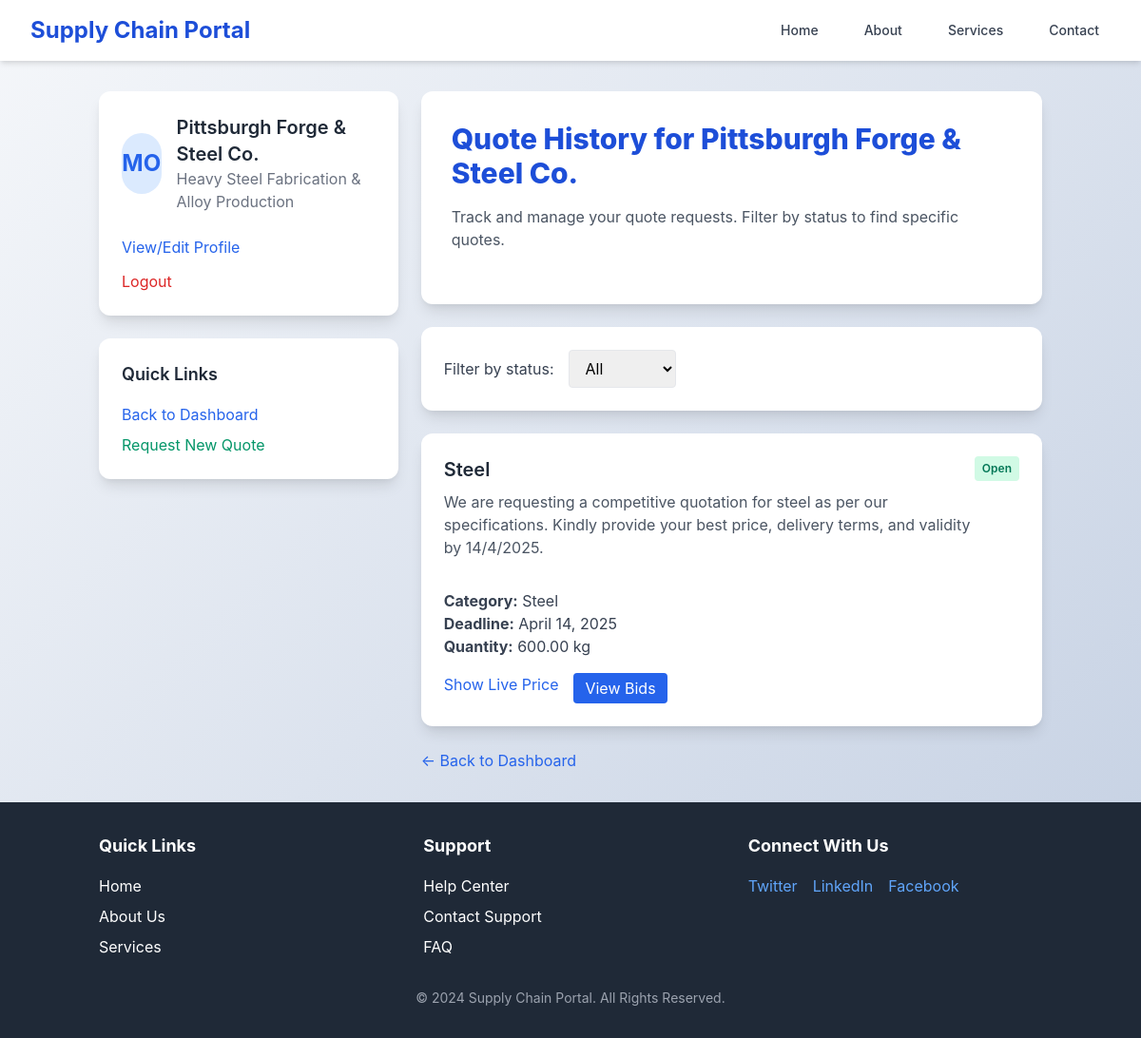
/manufacturer/quote-history/ (signed in), run on the app's committed database.
### manufacturer/models.py (models this page shows, shortened)
class Manufacturer(models.Model):
    user = models.OneToOneField(User, on_delete=models.CASCADE)
    first_name = models.CharField(max_length=100)
    last_name = models.CharField(max_length=100)
    company_name = models.CharField(max_length=200)
    address = models.CharField(max_length=255)
    city = models.CharField(max_length=100)
    state = models.CharField(max_length=100)
    business_type = models.CharField(max_length=100)
    website = models.URLField(blank=True)
    phone_number = models.CharField(max_length=20)
    key_products = models.TextField()

class QuoteRequest(models.Model):
    STATUS_CHOICES = [
        ('open', 'Open'),
        ('closed', 'Closed'),
        ('awarded', 'Awarded'),
        ('expired', 'Expired'),
    ]
    manufacturer = models.ForeignKey(Manufacturer, on_delete=models.CASCADE)
    product = models.CharField(max_length=200)
    category = models.CharField(max_length=100)
    description = models.TextField()
    deadline = models.DateField()
    quantity = models.DecimalField(max_digits=10, decimal_places=2)
    unit = models.CharField(max_length=20, blank=True)
    currency = models.CharField(max_length=3, blank=True)
    status = models.CharField(max_length=10, choices=STATUS_CHOICES, default='open')
    created_at = models.DateTimeField(auto_now_add=True)
    accepted_bid = models.ForeignKey('supplier.Bid', on_delete=models.SET_NULL, null=True, blank=True)
    def get_category_display(self):
        return self.category.replace('_', ' ').title()

### manufacturer/views.py (the view)
# urls.py: path('quote-history/', views.quote_history, name='manufacturer_quote_history'),
def quote_history(request):
    if not request.user.is_authenticated:
        return redirect('manufacturer_login')
    manufacturer = Manufacturer.objects.get(user=request.user)
    quotes = QuoteRequest.objects.filter(manufacturer=manufacturer).order_by('-created_at')
    status_filter = request.GET.get('status')
    if status_filter:
        quotes = quotes.filter(status=status_filter)
    return render(request, 'manufacturer/quote_history.html', {
        'manufacturer': manufacturer,
        'quotes': quotes
    })

### manufacturer/templates/manufacturer/quote_history.html (shortened to what this page needs)
<!DOCTYPE html>
<html lang="en">
<head>
    <link href="https://cdnjs.cloudflare.com/ajax/libs/tailwindcss/2.2.19/tailwind.min.css" rel="stylesheet">
</head>
<body class="min-h-screen flex flex-col bg-gray-50">
    <nav class="relative bg-white shadow-md">
        <div class="max-w-7xl mx-auto px-4 sm:px-6 lg:px-8">
            <div class="flex justify-between items-center h-16">
                <div class="flex items-center">
                    <h1 class="text-2xl font-bold text-blue-700">Supply Chain Portal</h1>
                </div>
                <div class="hidden md:flex space-x-6 nav-menu">
                    <a href="#" class="text-gray-700 hover:text-blue-600 px-3 py-2 text-sm font-medium">Home</a>
                    <a href="#" class="text-gray-700 hover:text-blue-600 px-3 py-2 text-sm font-medium">About</a>
                    <a href="#" class="text-gray-700 hover:text-blue-600 px-3 py-2 text-sm font-medium">Services</a>
                    <a href="#" class="text-gray-700 hover:text-blue-600 px-3 py-2 text-sm font-medium">Contact</a>
                </div>
            </div>
        </div>
    </nav>
    <main class="flex-grow container mx-auto px-4 py-8">
        <div class="grid md:grid-cols-3 gap-6">
            <div class="md:col-span-1 space-y-6">
                <div class="bg-white p-6 rounded-xl shadow-lg dashboard-card">
                    <div class="flex items-center space-x-4">
                        <div class="w-16 h-16 bg-blue-100 rounded-full flex items-center justify-center">
                            <span class="text-2xl font-bold text-blue-600">
                                {{ manufacturer.first_name.0 }}{{ manufacturer.last_name.0 }}
                            </span>
                        </div>
                        <div>
                            <h2 class="text-xl font-semibold text-gray-800">
                                {{ manufacturer.company_name }}
                            </h2>
                            <p class="text-gray-500">{{ manufacturer.business_type }}</p>
                        </div>
                    </div>
                    <div class="mt-6 space-y-3">
                        <a href="{% url 'manufacturer_profile' %}" class="block text-blue-600 hover:text-blue-800 action-link">
                            View/Edit Profile
                        </a>
                        <a href="{% url 'logout' %}" class="block text-red-600 hover:text-red-800 action-link">
                            Logout
                        </a>
                    </div>
                </div>
                <div class="bg-white p-6 rounded-xl shadow-lg dashboard-card">
                    <h3 class="text-lg font-semibold text-gray-800 mb-4">Quick Links</h3>
                    <div class="space-y-2">
                        <a href="{% url 'manufacturer_dashboard' %}" class="block text-blue-600 hover:text-blue-800 action-link">
                            Back to Dashboard
                        </a>
                        <a href="{% url 'manufacturer_request_quote' %}" class="block text-green-600 hover:text-green-800 action-link">
                            Request New Quote
                        </a>
                    </div>
                </div>
            </div>
            <div class="md:col-span-2 space-y-6">
                <div class="bg-white p-8 rounded-xl shadow-lg dashboard-card">
                    <h1 class="text-3xl font-extrabold text-blue-700 mb-4">
                        Quote History for {{ manufacturer.company_name }}
                    </h1>
                    <p class="text-gray-600 mb-6">
                        Track and manage your quote requests. Filter by status to find specific quotes.
                    </p>
                </div>
                <div class="bg-white p-6 rounded-xl shadow-lg dashboard-card">
                    <form method="get" class="flex items-center space-x-4">
                        <label class="text-gray-700">Filter by status:</label>
                        <select name="status" onchange="this.form.submit()" class="border rounded px-3 py-2">
                            <option value="">All</option>
                        </select>
                    </form>
                </div>
                <div class="space-y-4">
                    {% for quote in quotes %}
                    <div class="bg-white p-6 rounded-xl shadow-lg dashboard-card">
                        <div class="flex justify-between items-start">
                            <div>
                                <h3 class="text-xl font-semibold text-gray-800 mb-2">{{ quote.product }}</h3>
                                <p class="text-gray-600 mb-4">{{ quote.description }}</p>
                            </div>
                            <span class="status-badge status-{{ quote.status }}">
                                {{ quote.get_status_display }}
                            </span>
                        </div>
                        <div class="grid md:grid-cols-2 gap-4 mt-4 text-gray-700">
                            <div>
                                <p><strong>Category:</strong> {{ quote.get_category_display }}</p>
                                <p><strong>Deadline:</strong> {{ quote.deadline }}</p>
                                <p><strong>Quantity:</strong> {{ quote.quantity }} {{ quote.unit }}</p>
                            </div>
                        </div>
                        <div class="mt-4 flex space-x-4">
                            <a href="#" class="toggle-price-btn text-blue-600 hover:text-blue-800 action-link"
                               data-commodity="{{ quote.product }}">
                                Show Live Price
                            </a>
                            {% if quote.status == 'open' or quote.status == 'awarded' %}
                            <a href="{% url 'view_quote_bids' quote.id %}" class="text-white bg-blue-600 hover:bg-blue-700 px-3 py-1 rounded">
                                View Bids
                            </a>
                            {% endif %}
                        </div>
                    </div>
                    {% empty %}
                    <div class="bg-white p-6 rounded-xl text-center text-gray-600">
                        You have not submitted any quote requests yet.
                    </div>
                    {% endfor %}
                </div>
                <div class="mt-6">
                    <a href="{% url 'manufacturer_dashboard' %}" class="text-blue-600 hover:text-blue-800 action-link">
                        ← Back to Dashboard
                    </a>
                </div>
            </div>
        </div>
    </main>
    <footer class="bg-gray-800 text-white py-8">
        <div class="container mx-auto px-4 grid md:grid-cols-3 gap-8">
            <div>
                <h3 class="text-lg font-bold mb-4">Quick Links</h3>
                <ul class="space-y-2">
                    <li><a href="#" class="hover:text-blue-400">Home</a></li>
                    <li><a href="#" class="hover:text-blue-400">About Us</a></li>
                    <li><a href="#" class="hover:text-blue-400">Services</a></li>
                </ul>
            </div>
            <div>
                <h3 class="text-lg font-bold mb-4">Support</h3>
                <ul class="space-y-2">
                    <li><a href="#" class="hover:text-blue-400">Help Center</a></li>
                    <li><a href="#" class="hover:text-blue-400">Contact Support</a></li>
                    <li><a href="#" class="hover:text-blue-400">FAQ</a></li>
                </ul>
            </div>
            <div>
                <h3 class="text-lg font-bold mb-4">Connect With Us</h3>
                <div class="flex space-x-4">
                    <a href="#" class="text-blue-400 hover:text-blue-600">Twitter</a>
                    <a href="#" class="text-blue-400 hover:text-blue-600">LinkedIn</a>
                    <a href="#" class="text-blue-400 hover:text-blue-600">Facebook</a>
                </div>
            </div>
        </div>
        <div class="text-center mt-8 text-sm text-gray-400">
            © 2024 Supply Chain Portal. All Rights Reserved.
        </div>
    </footer>
</body>
</html>

### manufacturer/templates/manufacturer/quote_history.html (style rules this page uses)
body { background: linear-gradient(135deg, #f5f7fa 0%, #c3cfe2 100%); font-family: 'Inter', sans-serif; }
.dashboard-card { transition: all 0.3s ease; transform-origin: center; }
.action-link { transition: all 0.3s ease; position: relative; overflow: hidden; }
.action-link::after { content: ''; position: absolute; bottom: 0; left: 0; width: 0; height: 2px; background-color: #3b82f6; transition: width 0.3s ease; }
.status-badge { display: inline-block; padding: 4px 8px; border-radius: 4px; font-size: 0.75rem; font-weight: 600; }
.status-open { background-color: #d1fae5; color: #047857; }

### data on the page
Manufacturer: first_name.0 "M", last_name.0 "O", company_name "Pittsburgh Forge & Steel Co.", business_type "Heavy Steel Fabrication & Alloy Production"
QuoteRequest: product "Steel", description "We are requesting a competitive quotation for steel as per our specifications. Kindly provide your best price, delivery terms, and validity by 14/4/2025.", status "Open", category "Steel", deadline "April 14, 2025", quantity "600.00", unit "kg", shows "View Bids"
